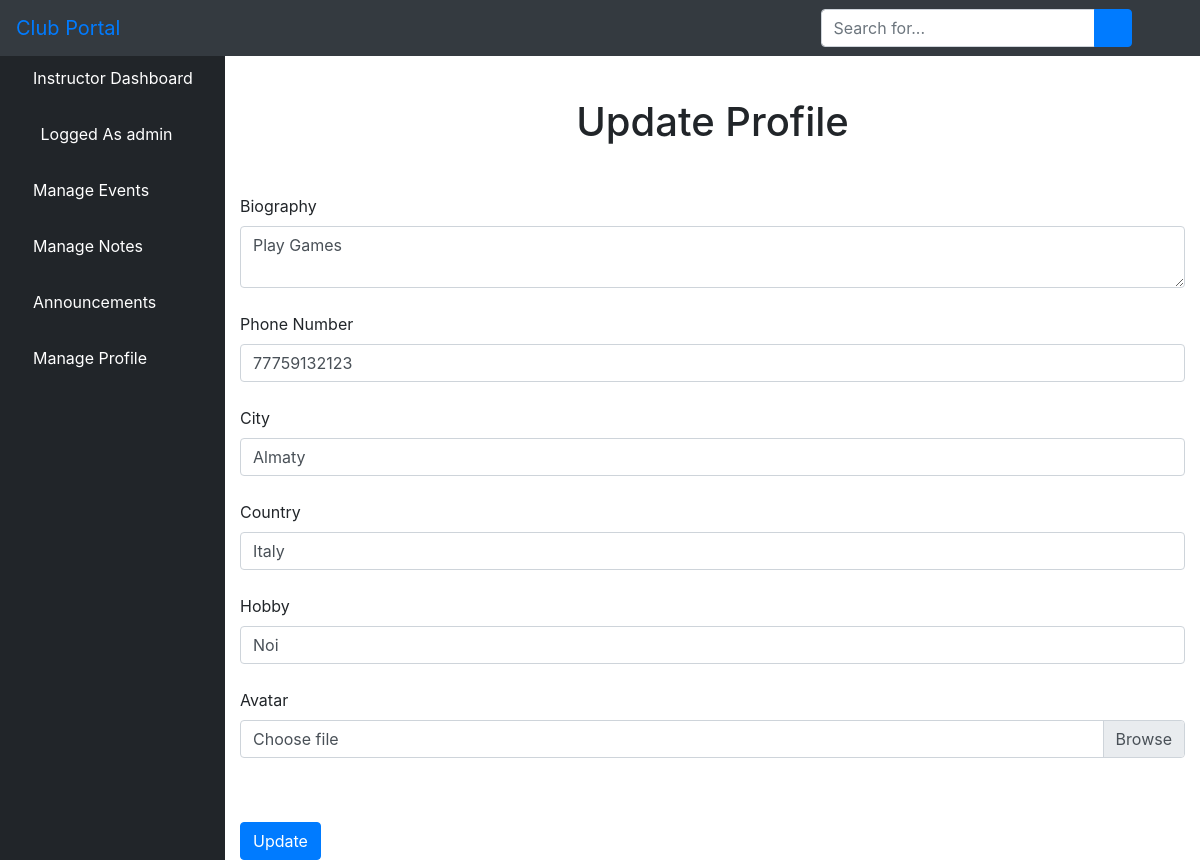
The page /iupdate-profile/ (signed in) on the database its author committed.
### elearn/models.py (models this page shows, shortened)
class User(AbstractUser):
    is_learner = models.BooleanField(default=False)
    is_instructor = models.BooleanField(default=False)
    is_admin = models.BooleanField(default=False)

class Profile(models.Model):
    user = models.OneToOneField(User, on_delete=models.CASCADE)
    avatar = models.ImageField(upload_to = '', default = 'no-img.jpg', blank=True)
    first_name = models.CharField(max_length=255, default='')
    last_name = models.CharField(max_length=255, default='')
    email = models.EmailField(default='none@email.com')
    phonenumber = models.CharField(max_length=255, blank=True, null=True)
    birth_date = models.DateField(default='1975-12-12')
    bio = models.TextField(default='')
    city = models.CharField(max_length=255, default='')
    state = models.CharField(max_length=255, default='')
    country = models.CharField(max_length=255, default='')
    favorite_animal = models.CharField(max_length=255, default='')
    hobby = models.CharField(max_length=255, default='')

### elearn/views.py (the view)
# urls.py: path('iupdate-profile/', views.iupdate_profile, name='iupdate_profile'),
def iupdate_profile(request):
    current_user = request.user
    user_id = current_user.id
    profile = Profile.objects.filter(user_id=user_id).first()
    if request.method == 'POST':
        profile.bio = request.POST.get('bio', '')
        profile.phonenumber = request.POST.get('phonenumber', '')
        profile.city = request.POST.get('city', '')
        profile.country = request.POST.get('country', '')
        profile.hobby = request.POST.get('hobby', '')
        if 'avatar' in request.FILES:
            profile.avatar = request.FILES['avatar']
        profile.save()
        messages.success(request, 'Your Profile Was Updated Successfully')
        return redirect('user_profile')
    else:
        context = {'profile': profile}
        return render(request, 'dashboard/instructor/update_profile.html', context)
    return HttpResponse('Something went wrong.')

### elearn/templates/dashboard/instructor/update_profile.html (shortened to what this page needs)
{% extends 'dashboard/instructor/base.html' %}
{% load static %}
{% block body %}
<div class="container">
    <h1 class="text-center my-5">Update Profile</h1>
    {% if profile %}
        <form method="POST" enctype="multipart/form-data">
            <div class="form-group">
                <label class="mb-2">Biography</label>
                <textarea class="form-control mb-4" name="bio">{{ profile.bio }}</textarea>
            </div>
            <div class="form-group">
                <label class="mb-2">Phone Number</label>
                <input type="text" class="form-control mb-4" name="phonenumber" value="{{ profile.phonenumber }}">
            </div>
            <div class="form-group">
                <label class="mb-2">City</label>
                <input type="text" class="form-control mb-4" name="city" value="{{ profile.city }}">
            </div>
            <div class="form-group">
                <label class="mb-2">Country</label>
                <input type="text" class="form-control mb-4" name="country" value="{{ profile.country }}">
            </div>
            <div class="form-group">
                <label class="mb-2">Hobby</label>
                <input type="text" class="form-control mb-4" name="hobby" value="{{ profile.hobby }}">
            </div>
            <div class="form-group">
                <label class="mb-2">Avatar</label>
                <div class="custom-file mb-4">
                    <label class="custom-file-label">Choose file</label>
                </div>
            </div>
            <button type="submit" class="btn btn-primary mt-4">Update</button>
        </form>
    {% else %}
        <center><span><p class="text-danger">No profile created yet</p></span></center>
        <center><a href="{% url 'create_profile' %}" class="btn btn-primary my-5">Create Profile</a></center>
    {% endif %}
</div>
{% endblock %}

### elearn/templates/dashboard/instructor/base.html (shortened to what this page needs)
<!DOCTYPE html>
<html lang="en">
<head>
    {% load static %}
    <link href="{% static 'vendor/fontawesome-free/css/all.min.css' %}" rel="stylesheet" type="text/css">
    <link href="{% static 'vendor/datatables/dataTables.bootstrap4.css' %}" rel="stylesheet">
    <link href="{% static 'css/sb-admin.css' %}" rel="stylesheet">
</head>
<body id="page-top">
<nav class="navbar navbar-expand navbar-dark bg-dark fixed-top">
    <a class="navbar-brand mr-1 text-primary" href="">Club Portal</a>
    <button class="btn btn-link btn-sm text-white order-1 order-sm-0" id="sidebarToggle" href="#">
        <i class="fas fa-bars"></i>
    </button>
    <form class="d-none d-md-inline-block form-inline ml-auto mr-0 mr-md-3 my-2 my-md-0">
        <div class="input-group">
            <input type="text" class="form-control" placeholder="Search for..." aria-label="Search"
                   aria-describedby="basic-addon2">
            <div class="input-group-append">
                <button class="btn btn-primary" type="button">
                    <i class="fas fa-search"></i>
                </button>
            </div>
        </div>
    </form>
    <ul class="navbar-nav ml-auto ml-md-0">
        <li class="nav-item dropdown no-arrow">
            <a class="nav-link dropdown-toggle" href="#" id="userDropdown" role="button" data-toggle="dropdown"
               aria-haspopup="true" aria-expanded="false">
                <i class="fas fa-user-circle fa-fw text-primary"></i>
            </a>
        </li>
    </ul>
</nav>
<div id="wrapper" style="padding-top: 50px;">
    <ul class="sidebar navbar-nav">
        <li class="nav-item active">
            <a class="nav-link" href="{% url 'instructor' %}">
                <i class="fa fa-home" aria-hidden="true"></i>
                <span>Instructor Dashboard</span>
            </a>
        </li>
        <li class="nav-item active">
            <a class="nav-link" href="">
                <i class="fas fa-user-circle fa-fw text-primary"></i>
                <span>Logged As {{ user.username }}</span>
            </a>
        </li>
        <li class="nav-item dropdown no-arrow">
            <a class="nav-link dropdown-toggle" data-toggle="dropdown" aria-haspopup="true" aria-expanded="false"
               href="">
                <i class="fas fa-book-reader" aria-hidden="true"></i>
                <span style="color: white">Manage Events</span>
            </a>
        </li>
        <li class="nav-item">
            <a class="nav-link" href="{% url 'lnotes' %}">
                <i class="fas fa-pen" aria-hidden="true"></i>
                <span style="color: white">Manage Notes</span>
            </a>
        </li>
        <li class="nav-item dropdown no-arrow">
            <a class="nav-link dropdown-toggle" data-toggle="dropdown" aria-haspopup="true" aria-expanded="false"
               href="">
                <i class="fas fa-bell"></i>
                <span style="color: white">Announcements</span>
            </a>
        </li>
        <li class="nav-item dropdown no-arrow">
            <a class="nav-link dropdown-toggle" data-toggle="dropdown" aria-haspopup="true" aria-expanded="false"
               href="">
                <i class="fas fa-user text-default"></i>
                <span style="color: white">Manage Profile</span>
            </a>
        </li>
    </ul>
    {% block body %}{% endblock %}
</div>

### rows shown on the page
User: username "admin"
Profile: bio "Play Games", phonenumber "77759132123", city "Almaty", country "Italy", hobby "Noi"
